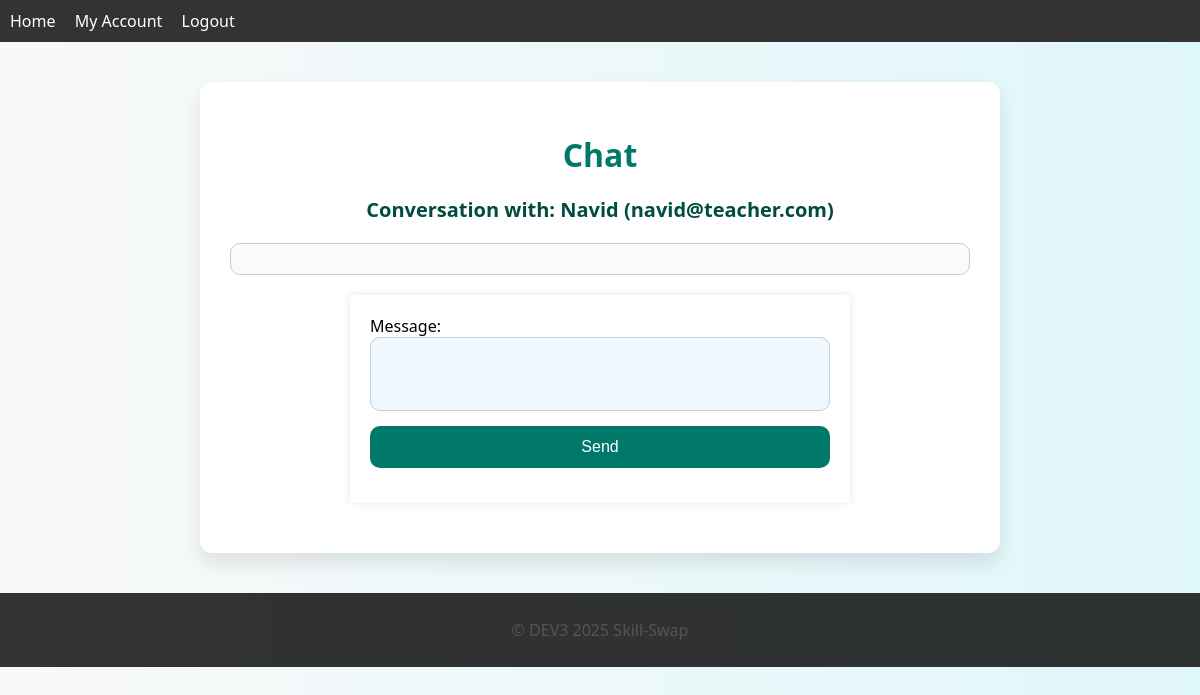
Page /chat.php?receiver_id=3 (signed in) on the earlier database version.
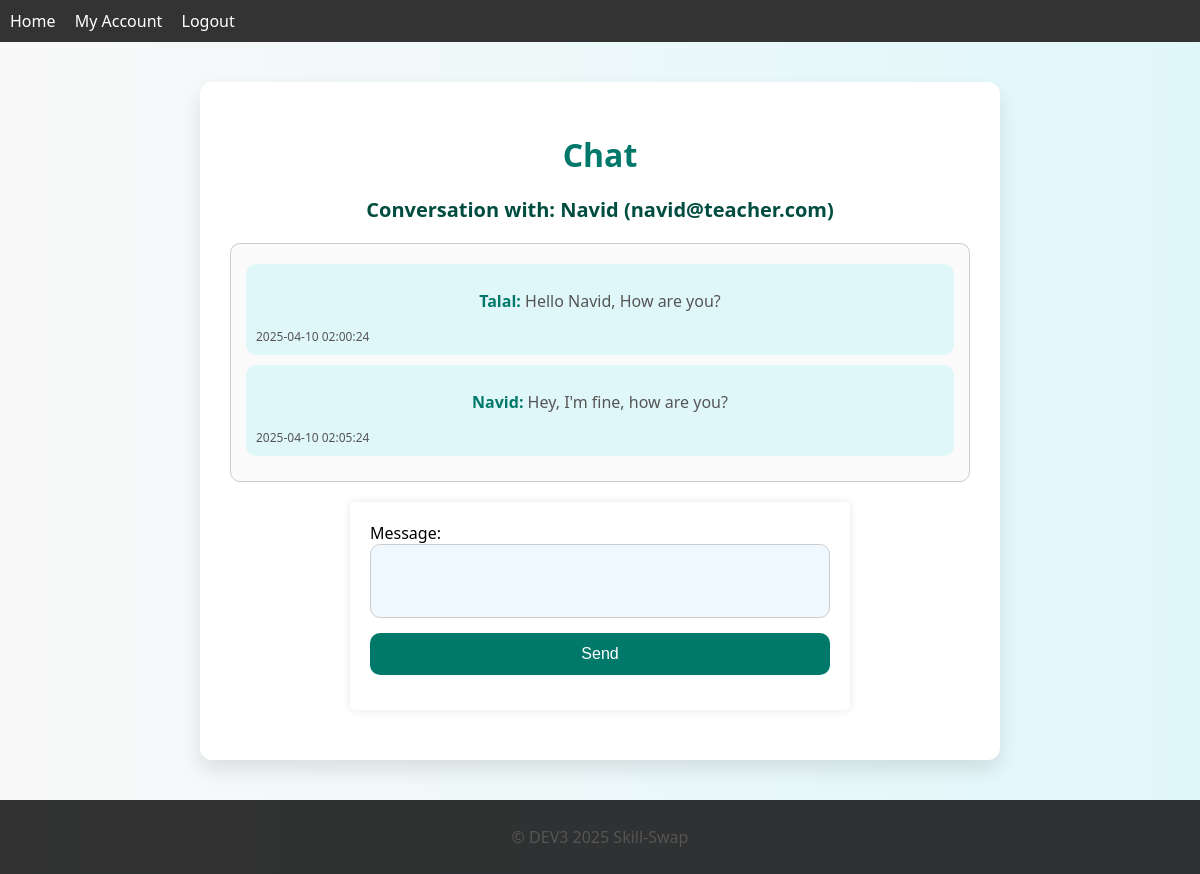
Same page on the later database version.
### tables this page shows
CREATE TABLE `messages` (
  `message_id` int(11) NOT NULL,
  `sender_id` int(11) DEFAULT NULL,
  `receiver_id` int(11) DEFAULT NULL,
  `message` text NOT NULL,
  `sent_at` datetime DEFAULT current_timestamp()
);

CREATE TABLE `users` (
  `user_id` int(11) NOT NULL,
  `name` varchar(255) NOT NULL,
  `email` varchar(255) NOT NULL,
  `password` varchar(255) NOT NULL,
  `role` enum('teacher','student','admin') NOT NULL
);

### classes/User.php (called while the page is built, shortened)
<?php
class User {
    private $conn;
    public function __construct($db){
        $this->conn = $db;
    }
	public function getUserById($user_id) {
    $query = "SELECT name, email FROM users WHERE user_id = :user_id";
    $stmt = $this->conn->prepare($query);
    $stmt->bindParam(':user_id', $user_id, PDO::PARAM_INT);
    $stmt->execute();
    return $stmt->fetch(PDO::FETCH_ASSOC);
	}
}
?>

### classes/Message.php (called while the page is built, shortened)
<?php
class Message {
    private $conn;
    private $table = "messages";
    public function __construct($db){
        $this->conn = $db;
    }
    public function getConversation($user1, $user2) {
        $query = "SELECT m.*, u.name as sender_name FROM " . $this->table . " m
                  JOIN users u ON m.sender_id = u.user_id
                  WHERE (sender_id = :user1 AND receiver_id = :user2)
                     OR (sender_id = :user2 AND receiver_id = :user1)
                  ORDER BY sent_at ASC";
        $stmt = $this->conn->prepare($query);
        $stmt->bindParam(':user1', $user1);
        $stmt->bindParam(':user2', $user2);
        $stmt->execute();
        return $stmt->fetchAll(PDO::FETCH_ASSOC);
    }
}
?>

### chat.php (the view, shortened to what this page needs)
<?php
require_once 'classes/User.php';
require_once 'classes/Message.php';
$db = (new Database())->getConnection();
$userObj = new User($db);
$messageObj = new Message($db);
$receiver_id = isset($_GET['receiver_id']) ? $_GET['receiver_id'] : null;
$conversation = [];
$receiver = null;
if($receiver_id){
    $conversation = $messageObj->getConversation($_SESSION['user_id'], $receiver_id);
	$receiver = $userObj->getUserById($receiver_id);
}
?>
<?php include 'includes/header.php'; ?>
<main>
    <h1>Chat</h1>
    <?php if($receiver_id): ?>
		<h2>Conversation with:
			<?php echo htmlspecialchars($receiver['name']) . " (" . htmlspecialchars($receiver['email']) . ")"; ?>
		</h2>
        <div class="conversation">
            <?php foreach($conversation as $msg): ?>
                <div class="message">
                    <p><strong><?php echo htmlspecialchars($msg['sender_name']); ?>:</strong> <?php echo htmlspecialchars($msg['message']); ?></p>
                    <small><?php echo htmlspecialchars($msg['sent_at']); ?></small>
                </div>
            <?php endforeach; ?>
        </div>
        <form action="chat.php?receiver_id=<?php echo $receiver_id; ?>" method="POST">
            <label>Message:</label>
            <textarea name="message" rows="3" required></textarea>
            <button type="submit">Send</button>
        </form>
    <?php else: ?>
        <p>Please select a user to chat with by adding ?receiver_id=USER_ID to the URL.</p>
    <?php endif; ?>
</main>
<?php include 'includes/footer.php'; ?>

Differences in the rows shown:
added messages: sender.name "Talal", message "Hello Navid, How are you?", sent_at "2025-04-10 02:00:24"
added messages: sender.name "Navid", message "Hey, I'm fine, how are you?", sent_at "2025-04-10 02:05:24"
